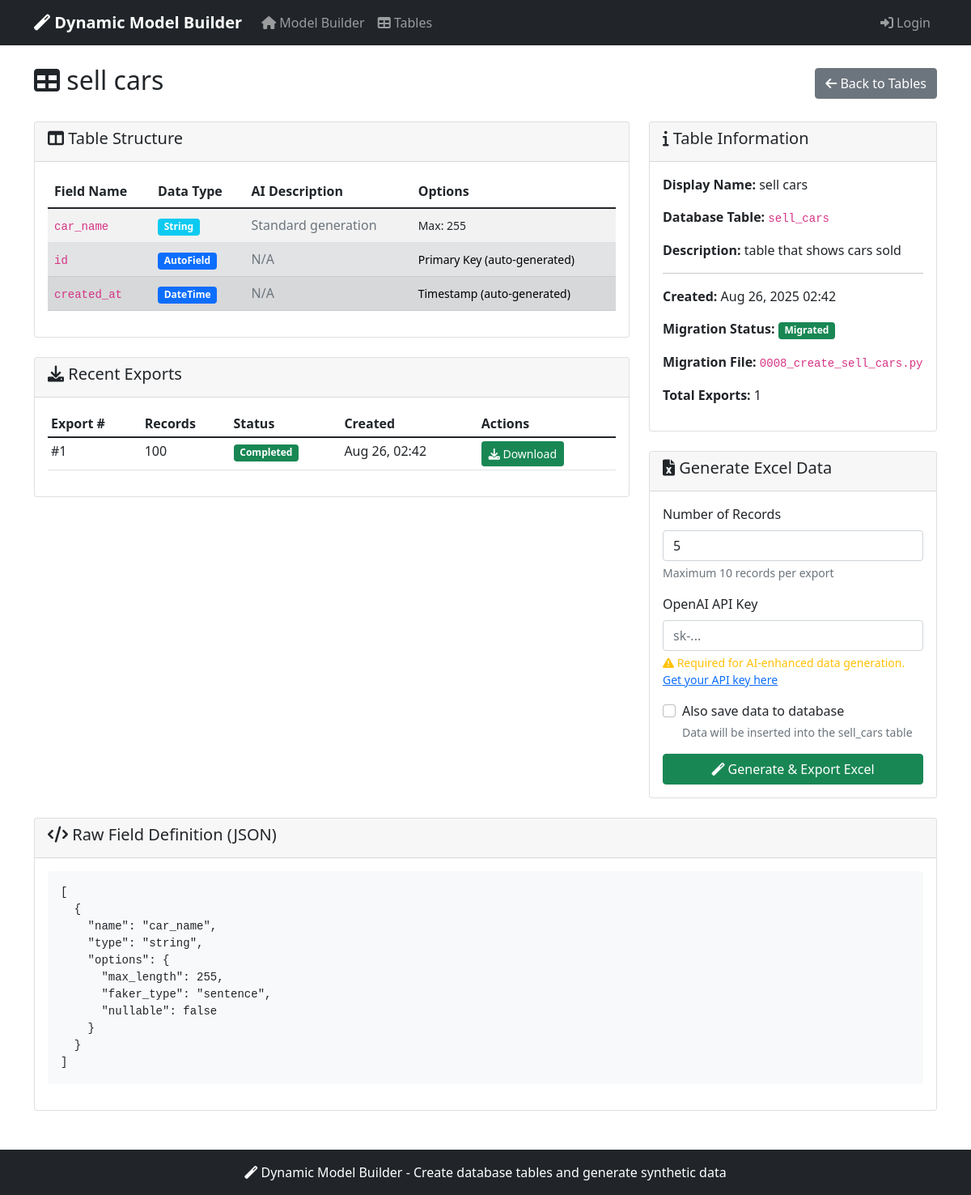
/table/5/, run on the app's committed database.
### data_generator/models.py (models this page shows, shortened)
class DynamicTableDefinition(models.Model):
    table_name = models.CharField(max_length=100, unique=True)
    display_name = models.CharField(max_length=200)
    description = models.TextField(blank=True)
    fields_definition = models.JSONField(help_text="JSON containing field definitions")
    created_at = models.DateTimeField(auto_now_add=True)
    updated_at = models.DateTimeField(auto_now=True)
    is_migrated = models.BooleanField(default=False)
    migration_file = models.CharField(max_length=255, blank=True)
    class Meta:
        ordering = ['-created_at']

class DynamicTableExport(models.Model):
    STATUS_CHOICES = [
        ('pending', 'Pending'),
        ('processing', 'Processing'),
        ('completed', 'Completed'),
        ('failed', 'Failed'),
    ]
    table_definition = models.ForeignKey(DynamicTableDefinition, on_delete=models.CASCADE, related_name='exports')
    num_records = models.PositiveIntegerField()
    status = models.CharField(max_length=20, choices=STATUS_CHOICES, default='pending')
    file_path = models.CharField(max_length=500, blank=True)
    created_at = models.DateTimeField(auto_now_add=True)
    completed_at = models.DateTimeField(blank=True, null=True)
    error_message = models.TextField(blank=True)
    class Meta:
        ordering = ['-created_at']

### data_generator/views.py (the view)
# urls.py: path('table/<int:table_id>/', views.dynamic_table_detail, name='dynamic_table_detail'),
def dynamic_table_detail(request, table_id):
    table_def = get_object_or_404(DynamicTableDefinition, pk=table_id)
    exports = table_def.exports.all()[:10]
    from django.conf import settings
    has_env_api_key = bool(getattr(settings, 'OPENAI_API_KEY', ''))
    context = {
        'table_def': table_def,
        'recent_exports': exports,
        'fields_json': json.dumps(table_def.fields_definition, indent=2),
        'has_env_api_key': has_env_api_key
    }
    return render(request, 'data_generator/dynamic_table_detail.html', context)

### data_generator/templates/data_generator/dynamic_table_detail.html (shortened to what this page needs)
{% extends 'data_generator/base.html' %}
{% block content %}
<div class="d-flex justify-content-between align-items-center mb-4">
    <h2><i class="fas fa-table"></i> {{ table_def.display_name }}</h2>
    <div>
        <a href="{% url 'dynamic_table_list' %}" class="btn btn-secondary">
            <i class="fas fa-arrow-left"></i> Back to Tables
        </a>
    </div>
</div>
<div class="row">
    <div class="col-md-8">
        <div class="card mb-4">
            <div class="card-header">
                <h5><i class="fas fa-columns"></i> Table Structure</h5>
            </div>
            <div class="card-body">
                <div class="table-responsive">
                    <table class="table table-striped">
                        <thead>
                            <tr>
                                <th>Field Name</th>
                                <th>Data Type</th>
                                <th>AI Description</th>
                                <th>Options</th>
                            </tr>
                        </thead>
                        <tbody>
                            {% for field in table_def.fields_definition %}
                                <tr>
                                    <td><code>{{ field.name }}</code></td>
                                    <td>
                                        <span class="badge bg-info">{{ field.type|title }}</span>
                                    </td>
                                    <td>
                                        {% if field.options.ai_description %}
                                            <small class="text-info">{{ field.options.ai_description|truncatechars:50 }}</small>
                                        {% else %}
                                            <span class="text-muted">Standard generation</span>
                                        {% endif %}
                                    </td>
                                    <td>
                                        <small>
                                            {% if field.options.max_length %}
                                                Max: {{ field.options.max_length }}
                                            {% endif %}
                                        </small>
                                    </td>
                                </tr>
                            {% endfor %}
                            <tr class="table-secondary">
                                <td><code>id</code></td>
                                <td><span class="badge bg-primary">AutoField</span></td>
                                <td><span class="text-muted">N/A</span></td>
                                <td><small>Primary Key (auto-generated)</small></td>
                            </tr>
                            <tr class="table-secondary">
                                <td><code>created_at</code></td>
                                <td><span class="badge bg-primary">DateTime</span></td>
                                <td><span class="text-muted">N/A</span></td>
                                <td><small>Timestamp (auto-generated)</small></td>
                            </tr>
                        </tbody>
                    </table>
                </div>
            </div>
        </div>
        {% if recent_exports %}
            <div class="card">
                <div class="card-header">
                    <h5><i class="fas fa-download"></i> Recent Exports</h5>
                </div>
                <div class="card-body">
                    <div class="table-responsive">
                        <table class="table table-sm">
                            <thead>
                                <tr>
                                    <th>Export #</th>
                                    <th>Records</th>
                                    <th>Status</th>
                                    <th>Created</th>
                                    <th>Actions</th>
                                </tr>
                            </thead>
                            <tbody>
                                {% for export in recent_exports %}
                                    <tr>
                                        <td>#{{ export.id }}</td>
                                        <td>{{ export.num_records }}</td>
                                        <td>
                                            {% if export.status == 'completed' %}
                                                <span class="badge bg-success">{{ export.get_status_display }}</span>
                                            {% elif export.status == 'processing' %}
                                                <span class="badge bg-warning">{{ export.get_status_display }}</span>
                                            {% elif export.status == 'failed' %}
                                                <span class="badge bg-danger">{{ export.get_status_display }}</span>
                                            {% else %}
                                                <span class="badge bg-secondary">{{ export.get_status_display }}</span>
                                            {% endif %}
                                        </td>
                                        <td>{{ export.created_at|date:"M d, H:i" }}</td>
                                        <td>
                                            {% if export.status == 'completed' %}
                                                <a href="{% url 'download_excel' export.id %}" class="btn btn-sm btn-success">
                                                    <i class="fas fa-download"></i> Download
                                                </a>
                                            {% endif %}
                                        </td>
                                    </tr>
                                {% endfor %}
                            </tbody>
                        </table>
                    </div>
                </div>
            </div>
        {% endif %}
    </div>
    <div class="col-md-4">
        <div class="card mb-4">
            <div class="card-header">
                <h5><i class="fas fa-info"></i> Table Information</h5>
            </div>
            <div class="card-body">
                <p><strong>Display Name:</strong> {{ table_def.display_name }}</p>
                <p><strong>Database Table:</strong> <code>{{ table_def.table_name }}</code></p>
                <p><strong>Description:</strong> {{ table_def.description|default:"No description provided" }}</p>
                <hr>
                <p><strong>Created:</strong> {{ table_def.created_at|date:"M d, Y H:i" }}</p>
                <p><strong>Migration Status:</strong>
                    {% if table_def.is_migrated %}
                        <span class="badge bg-success">Migrated</span>
                    {% else %}
                        <span class="badge bg-danger">Not Migrated</span>
                    {% endif %}
                </p>
                {% if table_def.migration_file %}
                    <p><strong>Migration File:</strong> <code>{{ table_def.migration_file }}</code></p>
                {% endif %}
                <p><strong>Total Exports:</strong> {{ table_def.exports.count }}</p>
            </div>
        </div>
        {% if table_def.is_migrated %}
            <div class="card">
                <div class="card-header">
                    <h5><i class="fas fa-file-excel"></i> Generate Excel Data</h5>
                </div>
                <div class="card-body">
                    <form method="post" action="{% url 'generate_excel_data' table_def.id %}">
                        <div class="mb-3">
                            <label for="num_records" class="form-label">Number of Records</label>
                            <input type="number" class="form-control" id="num_records"
                                   name="num_records" value="5" min="1" max="10" required>
                            <div class="form-text">Maximum 10 records per export</div>
                        </div>
                        <div class="mb-3">
                            <label for="openai_api_key" class="form-label">OpenAI API Key</label>
                            {% if has_env_api_key %}
                                <div class="alert alert-success" role="alert">
                                    <i class="fas fa-check-circle"></i>
                                    <strong>API Key Found in .env File!</strong>
                                    Using OPENAI_API_KEY from backend configuration. You can leave this field empty.
                                </div>
                                <input type="password" class="form-control" id="openai_api_key" name="openai_api_key"
                                       placeholder="Leave empty to use environment variable (optional override)">
                            {% else %}
                                <input type="password" class="form-control" id="openai_api_key" name="openai_api_key"
                                       placeholder="sk-..." required>
                                <div class="form-text text-warning">
                                    <i class="fas fa-exclamation-triangle"></i>
                                    Required for AI-enhanced data generation.
                                    <a href="https://platform.openai.com/api-keys" target="_blank">Get your API key here</a>
                                </div>
                            {% endif %}
                        </div>
                        <div class="mb-3">
                            <div class="form-check">
                                <input class="form-check-input" type="checkbox" name="save_to_db" id="save_to_db">
                                <label class="form-check-label" for="save_to_db">
                                    Also save data to database
                                </label>
                                <div class="form-text">Data will be inserted into the {{ table_def.table_name }} table</div>
                            </div>
                        </div>
                        <div class="d-grid">
                            <button type="submit" class="btn btn-success" id="submit-btn">
                                <i class="fas fa-magic"></i> Generate & Export Excel
                            </button>
                        </div>
                    </form>
                </div>
            </div>
        {% endif %}
    </div>
</div>
{% if table_def.fields_definition %}
    <div class="row mt-4">
        <div class="col-12">
            <div class="card">
                <div class="card-header">
                    <h5><i class="fas fa-code"></i> Raw Field Definition (JSON)</h5>
                </div>
                <div class="card-body">
                    <pre class="bg-light p-3 rounded" style="max-height: 300px; overflow-y: auto;"><code>{{ fields_json }}</code></pre>
                </div>
            </div>
        </div>
    </div>
{% endif %}
{% endblock %}

### data on the page
DynamicTableDefinition: display_name "sell cars", table_name "sell_cars", description "table that shows cars sold", created_at "Aug 26, 2025 02:42", migration_file "0008_create_sell_cars.py", exports.count "1"
DynamicTableExport: id "1", num_records "100", status "Completed", created_at "Aug 26, 02:42", shows "Download"

### other printed values
{{ field.name }} "car_name"
{{ field.type|title }} "String"
{{ field.options.max_length }} "255"
{{ fields_json }} "[ { \"name\": \"car_name\", \"type\": \"string\", \"options\": { \"max_length\": 255, \"faker_type\": \"sentence\", \"nullable\": false } } ]"
